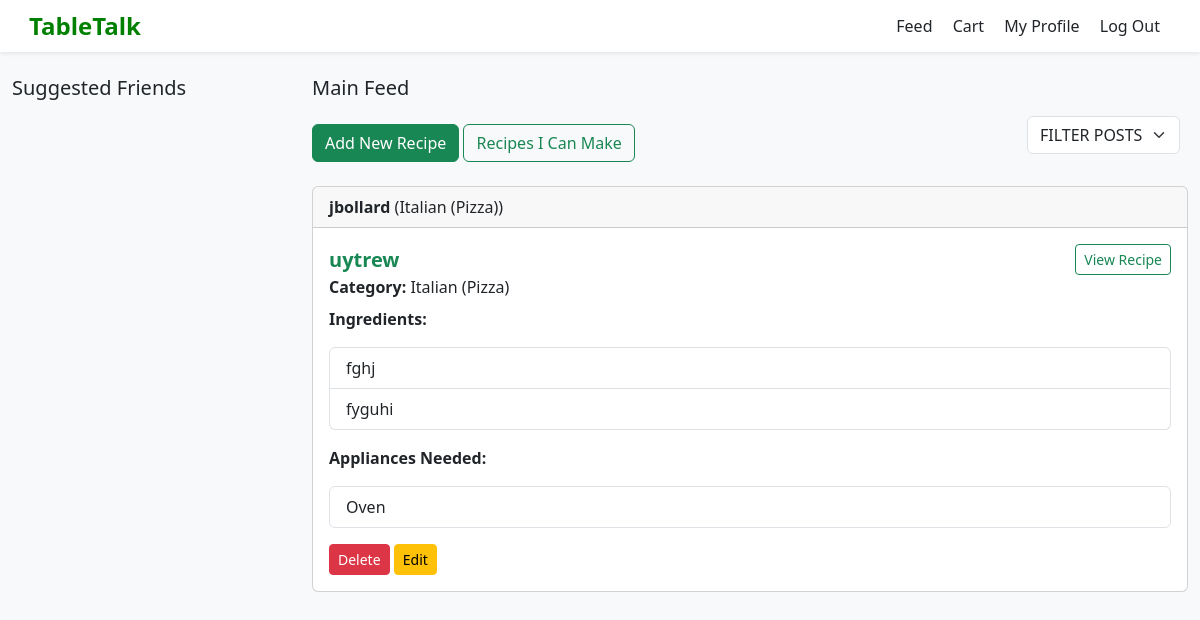
Screenshot of /show_feed (signed in) with the database file from the repository.
### tables this page shows
CREATE TABLE posts
(
    id INTEGER PRIMARY KEY AUTOINCREMENT,
    user_id INTEGER NOT NULL,
    title TEXT NOT NULL,
    category TEXT,
    steps TEXT,
    ingredients TEXT,
    appliances TEXT,
    username TEXT,
    FOREIGN KEY (user_id) REFERENCES users(id)
);

### app.py (the view)
@app.route('/show_feed', methods=['GET', 'POST'])
def show_feed():
    if 'username' in session:
        db = get_db()
        username = session['username']
        user_row = db.execute('SELECT id FROM users WHERE username = ?',
                              (username,)).fetchone()
        if not user_row:
            flash("User not found in database", "error")
            return redirect(url_for('login'))
        user_id = user_row['id']
        feed = db.execute('SELECT * FROM posts ORDER BY id DESC').fetchall()
        friends = db.execute('SELECT first_name, last_name, username, favorite_food FROM users WHERE id != ? ORDER BY id DESC',
                             (user_id,)).fetchall()
        return render_template('main_feed.html', posts=feed, suggested_friends=friends)
    else:
        flash("Please log in to view the feed", "error")
        return render_template('login.html')

### app.py (called while the page is built)
def connect_db():
    rv = sqlite3.connect(app.config['DATABASE'])
    rv.row_factory = sqlite3.Row
    return rv

def get_db():
    if not hasattr(g, 'sqlite_db'):
        g.sqlite_db = connect_db()
    return g.sqlite_db

### templates/main_feed.html (shortened to what this page needs)
{% extends "layout.html" %}
{% block content %}
<div class="container-fluid mt-4">
  <div class="row">
    <div class="col-md-3">
      <h5 class="mb-3">Suggested Friends</h5>
    </div>
    <div class="col-md-9">
      <h5 class="mb-3">Main Feed</h5>
      <div class="d-flex justify-content-between align-items-center mb-3">
        <div>
          <button type="button" class="btn btn-success" data-bs-toggle="modal" data-bs-target="#recipeModal">
            Add New Recipe
          </button>
          <a href="{{ url_for('filter_by_appliances') }}" class="btn btn-outline-success">
            Recipes I Can Make
          </a>
        </div>
        <form method="get" action="{{ url_for('filter_posts') }}" class="d-flex align-items-center mb-3">
          <select name="filter_category" class="form-select w-auto me-2" data-role="filter">
            <option value="FILTER POSTS" {% if selected_category == 'FILTER POSTS' or not selected_category %}selected{% endif %}>FILTER POSTS</option>
          </select>
        </form>
      </div>
      {% for post in posts %}
      <div class="card mb-4">
        <div class="card-header">
          <strong>{{ post.username }}</strong> ({{ post.category }})
        </div>
        <div class="card-body">
          <div class="d-flex justify-content-between align-items-center">
              <h5 class="card-title text-success fw-bold mb-0">{{ post.title }}</h5>
              <a href="{{ url_for('view_recipe', recipe_id=post.id) }}" class="btn btn-outline-success btn-sm">View Recipe</a>
          </div>
          <div class="mb-2"><strong>Category:</strong> {{ post.category }}</div>
          <p><strong>Ingredients:</strong></p>
          <ul class="list-group mb-3">
            {% for ingredient in post.ingredients.split('\n') %}
            <li class="list-group-item">{{ ingredient }}</li>
            {% endfor %}
          </ul>
          <p><strong>Appliances Needed:</strong></p>
            <ul class="list-group mb-3">
              {% for appliance in post.appliances.split(',') %}
                <li class="list-group-item">{{ appliance.strip() }}</li>
              {% endfor %}
            </ul>
          {% if post.username == session['username'] %}
          <div class="mt-2">
            <form method="POST" action="{{ url_for('delete_post', post_id=post.id) }}" style="display:inline;">
              <button type="submit" class="btn btn-danger btn-sm">Delete</button>
            </form>
            <button type="button"
                    class="btn btn-warning btn-sm"
                    data-bs-toggle="modal"
                    data-bs-target="#editModal"
                    data-id="{{ post.id }}"
                    data-title="{{ post.title }}"
                    data-category="{{ post.category }}"
                    data-ingredients="{{ post.ingredients | escape }}"
                    data-steps="{{ post.steps | escape }}"
                    data-appliances="{{ post.appliances | escape }}">
              Edit</button>
          </div>
          {% endif %}
        </div>
      </div>
      {% endfor %}
    </div>
  </div>
</div>
{% endblock %}

### templates/layout.html (style rules this page uses)
body { background-color: #f8f9fa; }

### rows the page displays
posts: username "jbollard", category "Italian (Pizza)", title "uytrew", ingredient "fghj" "fyguhi", strip "Oven"
